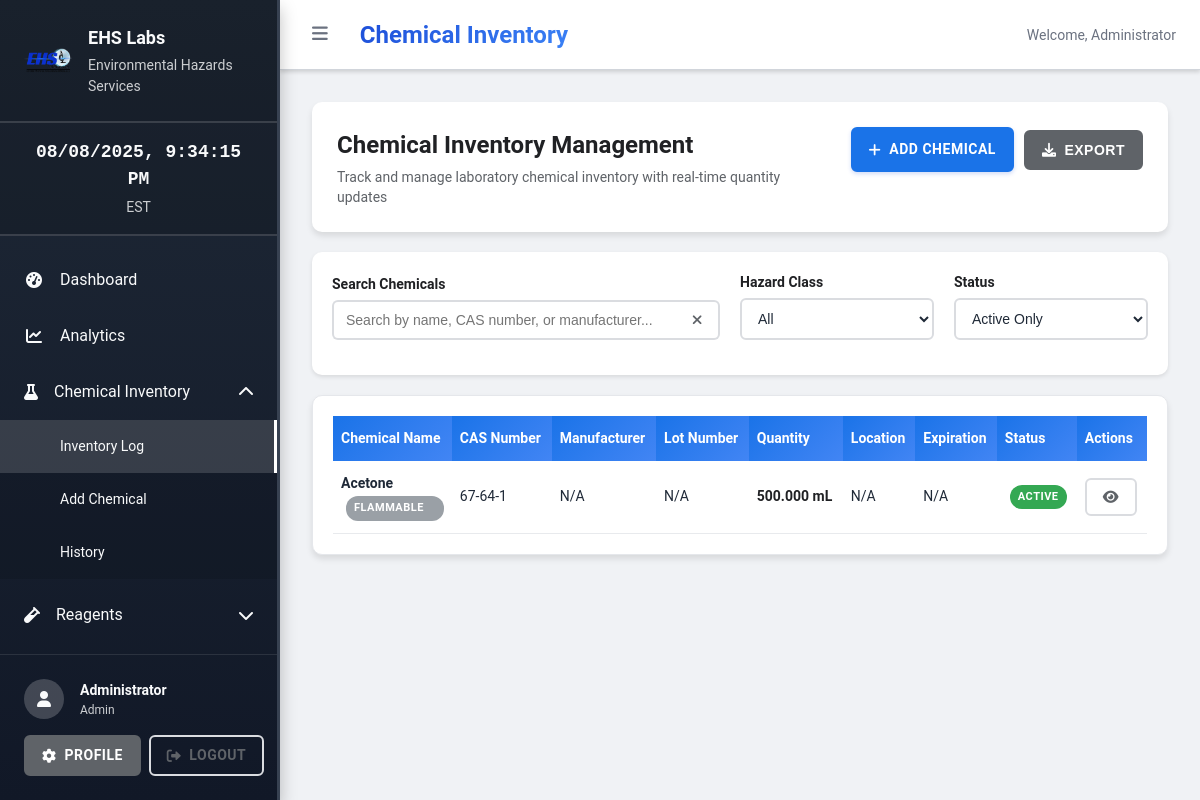
Screenshot of /chemical_inventory/ (signed in) with the database file from the repository.
### backend/models/user.py (models this page shows, shortened)
class User(Base):
    __tablename__ = "users"
    id = Column(Integer, primary_key=True, index=True)
    username = Column(String(50), unique=True, index=True, nullable=False)
    email = Column(String(255), unique=True, index=True, nullable=False)
    full_name = Column(String(255), nullable=False)
    hashed_password = Column(String(255), nullable=False)
    role = Column(Enum(UserRole), nullable=False, default=UserRole.USER)
    is_active = Column(Boolean, default=True)
    is_verified = Column(Boolean, default=False)
    created_at = Column(DateTime, server_default=func.now(), nullable=False)
    updated_at = Column(DateTime, server_default=func.now(), onupdate=func.now(), nullable=False)
    last_login = Column(DateTime, nullable=True)
    department = Column(String(100), nullable=True)
    phone = Column(String(20), nullable=True)
    extension = Column(String(10), nullable=True)
    profile_picture = Column(String(255), nullable=True)

### backend/models/chemical_inventory.py (models this page shows, shortened)
class ChemicalInventoryLog(Base):
    __tablename__ = "chemical_inventory_log"
    id = Column(Integer, primary_key=True, index=True)
    chemical_name = Column(String(255), nullable=False, index=True)
    cas_number = Column(String(50), nullable=True, index=True)
    manufacturer = Column(String(255), nullable=True)
    catalog_number = Column(String(100), nullable=True)
    lot_number = Column(String(100), nullable=True)
    container_size = Column(String(50), nullable=True)  # e.g., "500ml", "1L", "100g"
    current_quantity = Column(Numeric(10, 3), nullable=False, default=0)
    unit = Column(String(20), nullable=False)  # ml, L, g, kg, etc.
    storage_location = Column(String(255), nullable=True)
    storage_temperature = Column(String(50), nullable=True)  # Room temp, 4°C, -20°C, etc.
    storage_conditions = Column(Text, nullable=True)
    hazard_class = Column(String(100), nullable=True)
    safety_notes = Column(Text, nullable=True)
    received_date = Column(DateTime, nullable=True)
    expiration_date = Column(DateTime, nullable=True)
    opened_date = Column(DateTime, nullable=True)
    is_active = Column(Boolean, default=True)
    is_hazardous = Column(Boolean, default=False)
    created_by = Column(Integer, ForeignKey("users.id"), nullable=False)
    created_at = Column(DateTime, server_default=func.now(), nullable=False)
    updated_at = Column(DateTime, server_default=func.now(), onupdate=func.now(), nullable=False)
    creator = relationship("User", foreign_keys=[created_by])
    history_entries = relationship("ChemicalInventoryHistory", back_populates="chemical")

### backend/routes/chemical_inventory.py (the view)
@router.get("/", response_class=HTMLResponse)
async def chemical_inventory_list(
    request: Request,
    db: Session = Depends(get_db),
    current_user: User = Depends(require_permissions(["read"]))
):
    chemicals = db.query(ChemicalInventoryLog).filter(
        ChemicalInventoryLog.is_active == True
    ).order_by(ChemicalInventoryLog.chemical_name).all()
    context = {
        "request": request,
        "title": "Chemical Inventory - EHS Electronic Journal",
        "chemicals": chemicals,
        "current_user": current_user
    }
    return templates.TemplateResponse("chemical_inventory/list.html", context)

### frontend/templates/chemical_inventory/list.html (shortened to what this page needs)
{% extends "base.html" %}
{% block page_title %}Chemical Inventory{% endblock %}
{% block extra_css %}
<link rel="stylesheet" href="{{ url_for('static', path='/css/tables.css') }}">
<link rel="stylesheet" href="{{ url_for('static', path='/css/forms.css') }}">
{% endblock %}
{% block content %}
<div class="page-header">
    <div class="page-header-content">
        <div class="page-info">
            <h2>Chemical Inventory Management</h2>
            <p>Track and manage laboratory chemical inventory with real-time quantity updates</p>
        </div>
        <div class="page-actions">
            <a href="/chemical_inventory/add" class="btn btn-primary">
                <i class="fas fa-plus"></i> Add Chemical
            </a>
            <button id="export-btn" class="btn btn-secondary">
                <i class="fas fa-download"></i> Export
            </button>
        </div>
    </div>
</div>
<div class="filters-section">
    <div class="row">
        <div class="col-md-6">
            <div class="form-group">
                <label for="search-input">Search Chemicals</label>
                <div class="input-group">
                    <input type="text" id="search-input" class="form-control" placeholder="Search by name, CAS number, or manufacturer...">
                    <button class="btn btn-outline" id="clear-search">
                        <i class="fas fa-times"></i>
                    </button>
                </div>
            </div>
        </div>
        <div class="col-md-3">
            <div class="form-group">
                <label for="hazard-filter">Hazard Class</label>
                <select id="hazard-filter" class="form-control">
                    <option value="">All</option>
                </select>
            </div>
        </div>
        <div class="col-md-3">
            <div class="form-group">
                <label for="status-filter">Status</label>
                <select id="status-filter" class="form-control">
                    <option value="active">Active Only</option>
                </select>
            </div>
        </div>
    </div>
</div>
<div class="table-container">
    <table id="chemicals-table" class="data-table">
        <thead>
            <tr>
                <th>Chemical Name</th>
                <th>CAS Number</th>
                <th>Manufacturer</th>
                <th>Lot Number</th>
                <th>Quantity</th>
                <th>Location</th>
                <th>Expiration</th>
                <th>Status</th>
                <th>Actions</th>
            </tr>
        </thead>
        <tbody id="chemicals-tbody">
            {% for chemical in chemicals %}
            <tr data-chemical-id="{{ chemical.id }}" class="{% if not chemical.is_active %}inactive{% endif %}">
                <td>
                    <div class="chemical-info">
                        <strong>{{ chemical.chemical_name }}</strong>
                        {% if chemical.hazard_class %}
                        <span class="badge badge-secondary">{{ chemical.hazard_class }}</span>
                        {% endif %}
                    </div>
                </td>
                <td>{{ chemical.cas_number or 'N/A' }}</td>
                <td>{{ chemical.manufacturer or 'N/A' }}</td>
                <td>{{ chemical.lot_number or 'N/A' }}</td>
                <td>
                    <div class="quantity-info">
                        <span class="quantity-value" data-quantity="{{ chemical.current_quantity }}">
                            {{ "%.3f"|format(chemical.current_quantity) }} {{ chemical.unit }}
                        </span>
                    </div>
                </td>
                <td>{{ chemical.storage_location or 'N/A' }}</td>
                <td>
                    {% if chemical.expiration_date %}
                        {% set expiry = chemical.expiration_date %}
                        <span class="expiry-date" data-expiry="{{ expiry.isoformat() }}">
                            {{ expiry.strftime('%m/%d/%Y') }}
                        </span>
                        {% set days_to_expiry = (expiry.date() - today).days %}
                        {% if days_to_expiry < 0 %}
                        <span class="badge badge-danger">Expired</span>
                        {% elif days_to_expiry < 30 %}
                        <span class="badge badge-warning">Expires Soon</span>
                        {% endif %}
                    {% else %}
                        N/A
                    {% endif %}
                </td>
                <td>
                    {% if chemical.is_active %}
                    <span class="badge badge-success">Active</span>
                    {% else %}
                    <span class="badge badge-secondary">Inactive</span>
                    {% endif %}
                </td>
                <td>
                    <div class="action-buttons">
                        <a href="/chemical_inventory/{{ chemical.id }}" class="btn btn-sm btn-outline" title="View Details">
                            <i class="fas fa-eye"></i>
                        </a>
                    </div>
                </td>
            </tr>
            {% endfor %}
        </tbody>
    </table>
</div>
{% endblock %}

### frontend/templates/base.html (shortened to what this page needs)
<!DOCTYPE html>
<html lang="en">
<head>
    <link rel="stylesheet" href="/static/css/main.css">
    <link rel="stylesheet" href="/static/css/components.css">
    {% block extra_css %}{% endblock %}
    <link rel="stylesheet" href="https://cdnjs.cloudflare.com/ajax/libs/font-awesome/6.0.0/css/all.min.css">
</head>
<body>
    <div id="sidebar" class="sidebar">
        <div class="sidebar-header">
            <div class="logo-container">
                <img src="/static/images/ehs-logo.png" alt="EHS Labs" class="logo" onerror="this.style.display='none'">
                <div class="company-info">
                    <h3>EHS Labs</h3>
                    <p>Environmental Hazards Services</p>
                </div>
            </div>
        </div>
        <div class="clock-container">
            <div class="current-time" id="current-time">
            </div>
            <div class="timezone">EST</div>
        </div>
        <nav class="sidebar-nav">
            <ul>
                <li>
                    <a href="/dashboard" class="nav-link {% if request.url.path == '/dashboard' %}active{% endif %}">
                        <i class="fas fa-tachometer-alt"></i>
                        <span>Dashboard</span>
                    </a>
                </li>
                <li>
                    <a href="/analytics" class="nav-link {% if request.url.path == '/analytics' %}active{% endif %}">
                        <i class="fas fa-chart-line"></i>
                        <span>Analytics</span>
                    </a>
                </li>
                <li class="nav-section">
                    <div class="nav-section-header">
                        <i class="fas fa-flask"></i>
                        <span>Chemical Inventory</span>
                        <i class="fas fa-chevron-down toggle-icon"></i>
                    </div>
                    <ul class="nav-subsection">
                        <li><a href="/chemical_inventory/" class="nav-link">Inventory Log</a></li>
                        <li><a href="/chemical_inventory/add" class="nav-link">Add Chemical</a></li>
                        <li><a href="/chemical_inventory/history" class="nav-link">History</a></li>
                    </ul>
                </li>
                <li class="nav-section">
                    <div class="nav-section-header">
                        <i class="fas fa-vial"></i>
                        <span>Reagents</span>
                        <i class="fas fa-chevron-down toggle-icon"></i>
                    </div>
                </li>
                <li class="nav-section">
                    <div class="nav-section-header">
                    </div>
                </li>
            </ul>
        </nav>
        <div class="sidebar-footer">
            {% if current_user %}
            <div class="user-info">
                <div class="user-avatar">
                    <i class="fas fa-user"></i>
                </div>
                <div class="user-details">
                    <div class="user-name">{{ current_user.full_name }}</div>
                    <div class="user-role">{{ current_user.role.value.title() if current_user.role.value else current_user.role.title() }}</div>
                </div>
            </div>
            <div class="user-actions">
                <a href="/profile" class="btn btn-secondary btn-sm">
                    <i class="fas fa-cog"></i> Profile
                </a>
                <a href="/logout" class="btn btn-outline btn-sm">
                    <i class="fas fa-sign-out-alt"></i> Logout
                </a>
            </div>
            {% else %}
            <div class="auth-actions">
                <a href="/login" class="btn btn-primary">
                    <i class="fas fa-sign-in-alt"></i> Login
                </a>
            </div>
            {% endif %}
        </div>
    </div>
    <div id="main-content" class="main-content">
        <div class="top-bar">
            <div class="top-bar-left">
                <button id="sidebar-toggle" class="sidebar-toggle">
                    <i class="fas fa-bars"></i>
                </button>
                <h1 class="page-title">{% block page_title %}EHS Electronic Journal{% endblock %}</h1>
            </div>
            <div class="top-bar-right">
                {% if current_user %}
                <span class="welcome-text">Welcome, {{ current_user.full_name.split(' ')[0] }}</span>
                {% endif %}
            </div>
        </div>
        <div class="page-content">
            {% block content %}{% endblock %}
        </div>
    </div>
</body>
</html>

### frontend/static/css/components.css (style rules this page uses)
.btn { display: inline-flex; align-items: center; gap: var(--spacing-sm); padding: 10px 16px; border: 2px solid transparent; border-radius: 2px; font-size: 13px; font-weight: 700; text-decoration: none; cursor: pointer; transition: all 0.15s; white-space: nowrap; user-select: none; text-transform: uppercase; letter-spacing: 0.5px; }
.btn-primary { background: #1d4ed8; color: white; border-color: #1d4ed8; box-shadow: 0 2px 4px rgba(29, 78, 216, 0.2); }
.btn-secondary { background-color: #f8f9fa; color: #374151; border-color: #6b7280; }
.btn-outline { background: transparent; color: var(--sidebar-text); border-color: rgba(255, 255, 255, 0.4); }
.btn-sm { padding: var(--spacing-xs) var(--spacing-sm); font-size: var(--font-size-xs); }
.form-group { margin-bottom: var(--spacing-lg); }
.form-control { width: 100%; padding: 10px 14px; border: 2px solid #9ca3af; border-radius: 2px; font-size: var(--font-size-base); background-color: #ffffff; color: #1f2937; transition: all 0.15s; font-weight: 500; }
.table-container { overflow-x: auto; border-radius: 8px; border: 1px solid var(--border-light); }
.badge { display: inline-flex; align-items: center; padding: var(--spacing-xs) var(--spacing-sm); font-size: var(--font-size-xs); font-weight: 500; border-radius: 12px; white-space: nowrap; }
.badge-secondary { background-color: var(--secondary-color); color: var(--text-inverse); }
.badge-success { background-color: var(--success-color); color: var(--text-inverse); }

### frontend/static/css/tables.css (style rules this page uses)
.table-container { background: white; border-radius: 10px; padding: 20px; margin: 20px 0; box-shadow: 0 4px 6px rgba(0, 0, 0, 0.1); overflow-x: auto; }
.data-table { width: 100%; border-collapse: collapse; border-spacing: 0; font-size: 14px; }
.data-table thead th { background: linear-gradient(135deg, #1a73e8, #4285f4); color: white; font-weight: 600; padding: 12px 8px; text-align: left; border: none; position: sticky; top: 0; z-index: 10; }
.data-table tbody tr { border-bottom: 1px solid #e8eaed; transition: background-color 0.2s; }
.data-table td { padding: 12px 8px; vertical-align: middle; border: none; }
.badge { display: inline-block; padding: 4px 8px; font-size: 11px; font-weight: 600; text-transform: uppercase; border-radius: 12px; letter-spacing: 0.5px; margin-left: 5px; }
.badge-success { background-color: #34a853; color: white; }
.badge-secondary { background-color: #9aa0a6; color: white; }
.action-buttons { display: flex; gap: 5px; align-items: center; }
.btn-sm { padding: 6px 12px; font-size: 12px; line-height: 1.2; border-radius: 6px; }
.btn-outline { background: transparent; border: 1px solid #dadce0; color: #5f6368; }
.quantity-info, .volume-info { display: flex; flex-direction: column; align-items: flex-start; }
.quantity-value, .volume-value { font-weight: 600; color: #202124; }
.chemical-info, .reagent-info { display: flex; flex-direction: column; gap: 2px; }

### rows the page displays
User: full_name "Administrator", role.value "Admin"
ChemicalInventoryLog: chemical_name "Acetone", hazard_class "FLAMMABLE", cas_number "67-64-1", manufacturer "N/A", lot_number "N/A", current_quantity "500.000", unit "mL", storage_location "N/A", is_active "ACTIVE"
